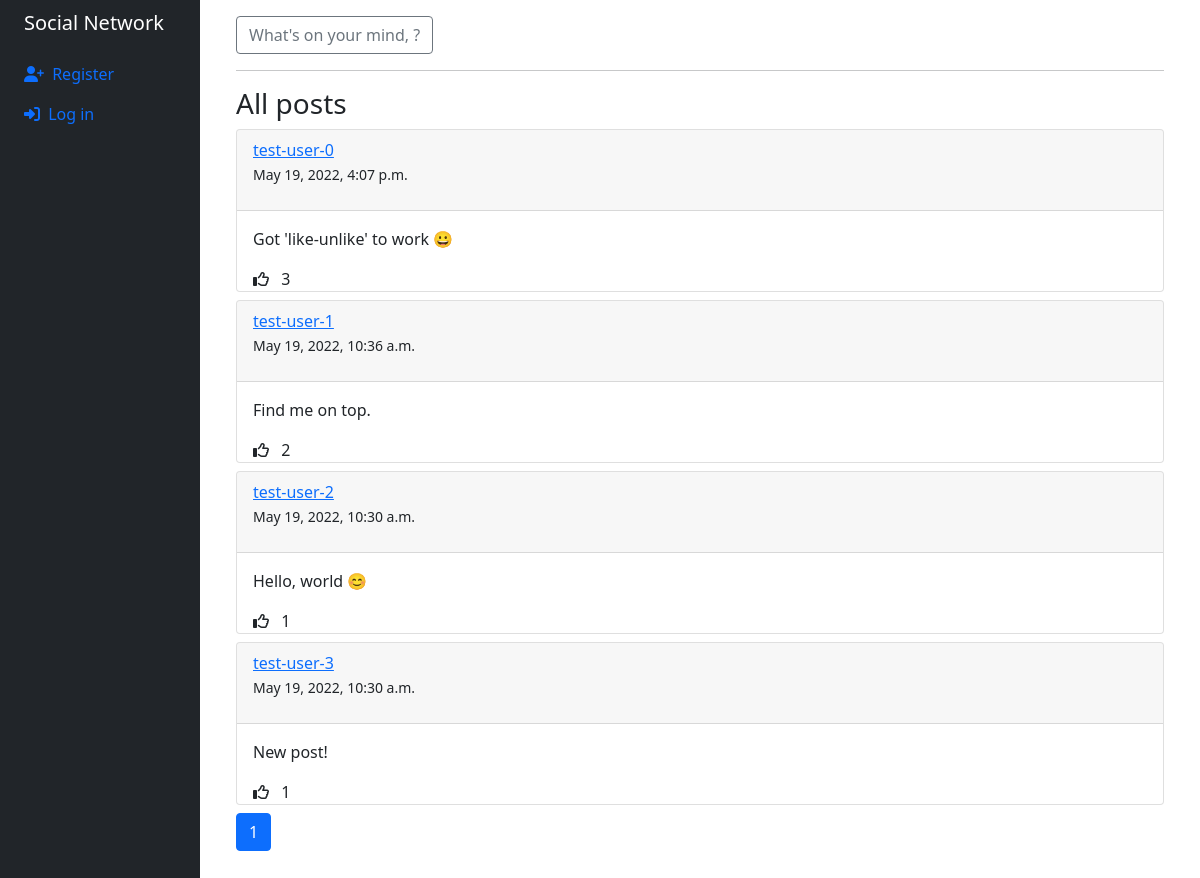
The page / on the database its author committed.
### network/models.py (models this page shows, shortened)
class Post(models.Model):
    author = models.ForeignKey(
        User, on_delete=models.CASCADE, related_name="posts")
    content = models.TextField()
    likes = models.ManyToManyField(User, blank=True)
    created_on = models.DateTimeField(default=timezone.now)
    edited = models.BooleanField(default=False)
    def get_likes(self):
        return self.likes.all().count()

class User(AbstractUser):
    followers = models.ManyToManyField(
        "self", symmetrical=False, related_name="following", blank=True)

### network/views.py (the view, shortened to what this page needs)
# urls.py: path("", views.index, name="index"),
def index(request):
    posts = Post.objects.all().order_by("-created_on")
    page_number = request.GET.get("page", 1)
    paginator = Paginator(posts, 10)
    try:
        page_obj = paginator.page(page_number)
    except PageNotAnInteger:
        page_obj = paginator.page(1)
    except EmptyPage:
        page_obj = paginator.page(paginator.num_pages)
    return render(request, "network/index.html", {"page_obj": page_obj})

### network/templates/network/index.html (shortened to what this page needs)
{% extends "network/layout.html" %}
{% load static %}
{% block body %}
<div class="container">
    <button type="button" class="btn btn-outline-secondary" data-bs-toggle="modal" data-bs-target="#newPostFormModal">
        What's on your mind, {{ request.user.username }}?
    </button>
    <hr>
    <h3>All posts</h3>
    {% for post in page_obj %}
    <div class="card my-2">
        <div class="card-header">
            <a href="{% url 'profile' post.author.id %}">{{ post.author }}</a>
            <p><small>{{ post.created_on }}</small></p>
        </div>
        <div class="card-body" data-parent-id="{{ post.id }}">
            <p class="card-text" id="content-{{ post.id }}">{{ post.content }}</p>
        </div>
        <div class="mx-2">
            <span class="like mx-2">
                <i data-id="{{ post.id }}"
                {% if request.user in post.likes.all %}
                    class="fas fa-thumbs-up"
                    data-action="unlike"
                {% else %}
                    class="far fa-thumbs-up"
                    data-action="like"
                {% endif %}
                ></i>
            </span>
            <span id="likes-count-{{ post.id }}">{{ post.get_likes }}</span>
        </div>
    </div>
    {% endfor %}
    <nav aria-label="Page navigation example">
        <ul class="pagination">
            {% for i in page_obj.paginator.page_range %}
            {% if page_obj.number == i %}
            <li class="page-item active" aria-current="page">
                <span class="page-link">
                    {{ i }}
                </span>
            </li>
            {% else %}
            <li class="page-item"><a class="page-link" href="?page={{ i }}">{{ i }}</a></li>
            {% endif %}
            {% endfor %}
        </ul>
    </nav>
</div>
{% endblock %}

### rows shown on the page
Post: author "test-user-0", created_on "May 19, 2022, 4:07 p.m.", content "Got 'like-unlike' to work 😀", get_likes "3"
Post: author "test-user-1", created_on "May 19, 2022, 10:36 a.m.", content "Find me on top.", get_likes "2"
Post: author "test-user-2", created_on "May 19, 2022, 10:30 a.m.", content "Hello, world 😊", get_likes "1"
Post: author "test-user-3", created_on "May 19, 2022, 10:30 a.m.", content "New post!", get_likes "1"

### other values the page prints
{{ i }} "1"
